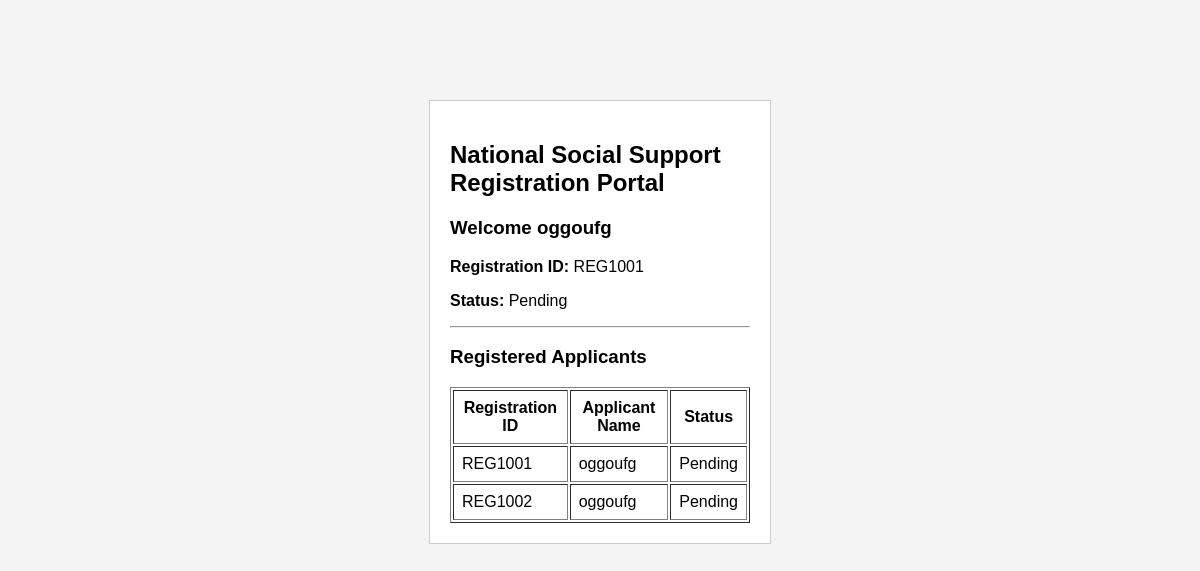
Page /dashboard/1 on the earlier database version.
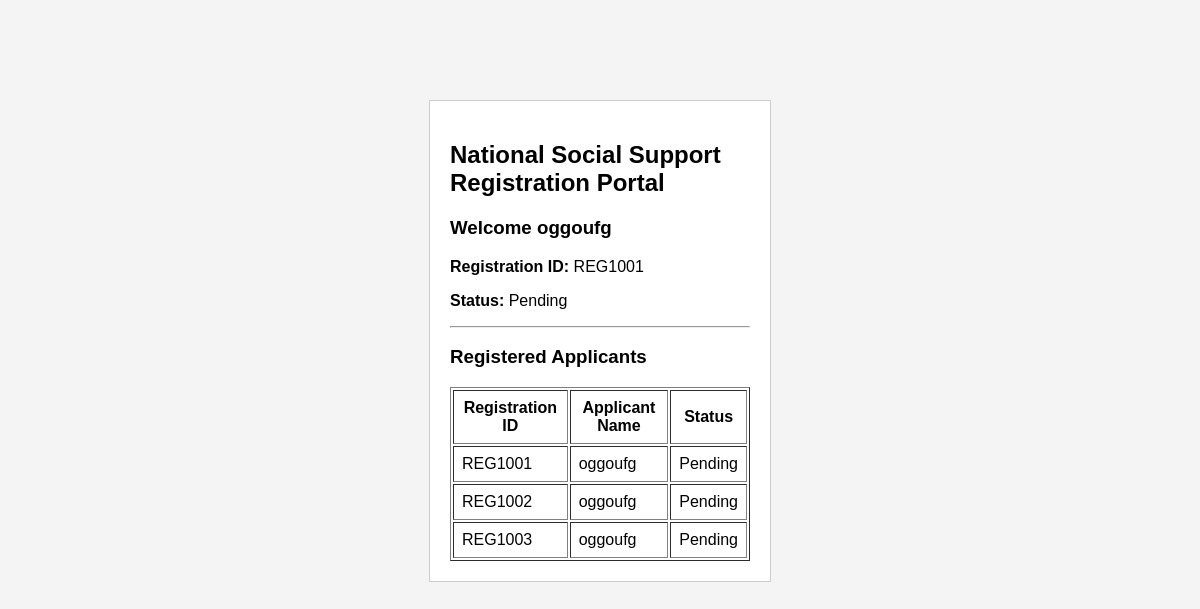
Same page on the later database version.
### models.py (models this page shows, shortened)
class User(UserMixin, db.Model):
    __tablename__ = "users"
    id = db.Column(db.Integer, primary_key=True)
    email = db.Column(db.String(120), unique=True, nullable=False)
    password = db.Column(db.String(255), nullable=False)
    full_name = db.Column(db.String(150))
    phone = db.Column(db.String(20))
    address = db.Column(db.String(200))
    spouse = db.Column(db.String(150))
    next_of_kin = db.Column(db.String(150))
    bank_account = db.Column(db.String(150))
    place_of_retirement = db.Column(db.String(200))
    registration_id = db.Column(db.String(20), unique=True)
    status = db.Column(db.String(20), default="Pending")

### app.py (the view)
@app.route("/dashboard/<int:user_id>")
def dashboard(user_id):
    user = User.query.get_or_404(user_id)
    applicants = User.query.order_by(User.registration_id).all()
    return render_template(
        "dashboard.html",
        user=user,
        applicants=applicants
    )

### templates/dashboard.html (shortened to what this page needs)
<!DOCTYPE html>
<html>
<head>
    <link rel="stylesheet" href="{{ url_for('static', filename='style.css') }}">
</head>
<body>
<div class="container">
<h2>National Social Support Registration Portal</h2>
<h3>Welcome {{ user.full_name }}</h3>
<p><strong>Registration ID:</strong> {{ user.registration_id }}</p>
<p><strong>Status:</strong> {{ user.status }}</p>
<hr>
<h3>Registered Applicants</h3>
<table border="1" cellpadding="8">
<tr>
    <th>Registration ID</th>
    <th>Applicant Name</th>
    <th>Status</th>
</tr>
{% for person in applicants %}
<tr>
    <td>{{ person.registration_id }}</td>
    <td>{{ person.full_name }}</td>
    <td>{{ person.status }}</td>
</tr>
{% endfor %}
</table>
</div>
</body>
</html>

### static/style.css (style rules this page uses)
body { font-family: Arial, sans-serif; background:#f4f4f4; }
.container { width:300px; margin:100px auto; background:white; padding:20px; border:1px solid #ccc; }

Differences in the rows shown:
added User: registration_id "REG1003", full_name "oggoufg", status "Pending"
